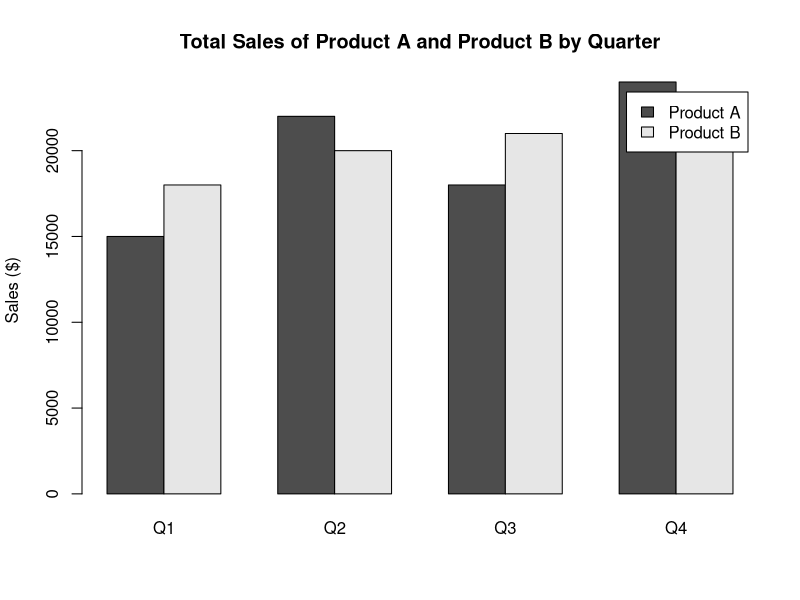

This figure's R source: (Note: this script raises an error after producing the figure.)
## ---- chunk 1
departments <- c("Finance", "HR", "IT", "Marketing", "Operations")
departments
## ---- chunk 2
# Replace the incorrect entry in the vector
departments[departments == "Marketing"] <- "Sales and Marketing"
## ---- chunk 3
# Create the function to print each department and its position
print_departments <- function(departments) {
  for (i in seq_along(departments)) {
    cat(i, ":", departments[i], "\n")
  }
}

print_departments(departments)
## ---- chunk 4
# Create the data frame
department_budget <- data.frame(
  Department = departments,
  Budget = c(5.0, 2.0, 8.0, 4.5, 6.0)
)
department_budget
## ---- chunk 5
# Update the budget of IT department
department_budget[department_budget$Department == "IT",]$Budget <- department_budget[department_budget$Department == "IT",]$Budget + 1.5
department_budget
## ---- chunk 6
# Calculate the total budget
total_budget <- sum(department_budget$Budget)
total_budget
## ---- chunk 7
# Calculate the total budget
mean(department_budget$Budget)
median(department_budget$Budget)
## ---- chunk 8
sales_data <- data.frame(
  Quarter = c("Q1", "Q2", "Q3", "Q4"),
  Product_A = c(15000, 22000, 18000, 24000),
  Product_B = c(18000, 20000, 21000, 23000)
)
sales_data
## ---- chunk 9
# Create the Total_Sales column
sales_data$Total_Sales <- sales_data$Product_A + sales_data$Product_B
sales_data
## ---- chunk 10
# Create the Performance column
perf <- c()
counter <-1
for (i in sales_data$Total_Sales){
  if (i > 40000){
    perf[counter]<-"Good"
  }
  else{
    perf[counter]<-"Needs Improvement"
  }
  counter <- counter+1
}
sales_data$Performance <-perf
sales_data
## ---- chunk 11
# Plot the bar chart
barplot(height = rbind(sales_data$Product_A, sales_data$Product_B), beside = TRUE,
        names.arg = sales_data$Quarter, legend = c("Product A", "Product B"),
        main = "Total Sales of Product A and Product B by Quarter", ylab = "Sales ($)")
## ---- chunk 12
# Create the function to calculate average sales
quarter_summary <- function(sales_data) {
  avg_product_a <- mean(sales_data$Product_A)
  avg_product_b <- mean(sales_data$Product_B)
  return(list(Average_Product_A = avg_product_a, Average_Product_B = avg_product_b))
}

quarter_summary(sales_data)
## ---- chunk 13
students <- data.frame(
  Student = c("Alice", "Bob", "Charlie", "David", "Eve"),
  Major = c("Mathematics", "Physics", "Economics", "Computer Science", "Biology")
)

courses <- data.frame(
  Course = c("Calculus", "Physics 101", "Econometrics", "Programming 101", "Genetics"),
  Major = c("Mathematics", "Physics", "Economics", "Computer Science", "Biology")
)
## ---- chunk 14
# Create the factor variable
course_difficulty <- c("Medium", "Easy", "Hard", "Easy", "Medium")
courses$difficulty<-course_difficulty
course_difficulty
## ---- chunk 15
# Create the function to count courses by difficulty level
course_summary <- function(courses) {
  table(courses$difficulty)
}

course_summary(courses)
## ---- chunk 16
# Find students enrolled in courses with difficulty level "Hard"
hard_courses <- student_courses$Course[course_difficulty == "Hard"]
students_in_hard_courses <- student_courses$Student[student_courses$Course %in% hard_courses]
students_in_hard_courses
